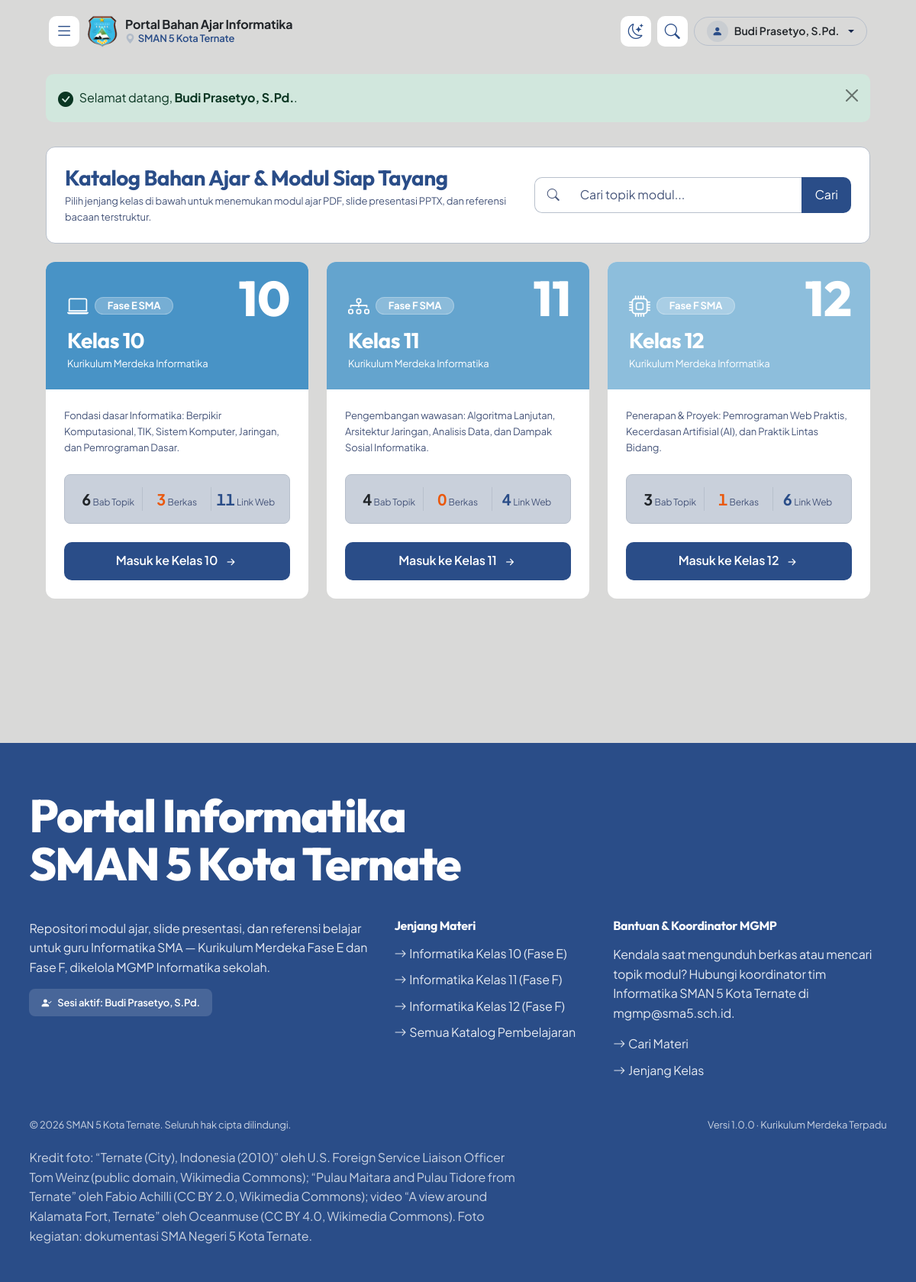
Page /guru/index.php (signed in) on the committed database.
### tables this page shows
CREATE TABLE `users` (
  `id` INT AUTO_INCREMENT PRIMARY KEY,
  `nama` VARCHAR(100) NOT NULL,
  `email` VARCHAR(100) NOT NULL UNIQUE,
  `password` VARCHAR(255) NOT NULL,
  `role` ENUM('admin','guru') NOT NULL DEFAULT 'guru',
  `status` ENUM('aktif','pending') NOT NULL DEFAULT 'aktif',
  `created_at` DATETIME DEFAULT CURRENT_TIMESTAMP
);

CREATE TABLE `kelas` (
  `id` INT AUTO_INCREMENT PRIMARY KEY,
  `nama_kelas` VARCHAR(20) NOT NULL,
  `tingkat` INT NOT NULL,
  `deskripsi` VARCHAR(255) DEFAULT NULL
);

### includes/config.php (called while the page is built, shortened)
<?php
function base_url($path = '') {
    $p = ltrim(str_replace('\\', '/', $path), '/');
    return BASE_PATH . '/' . $p;
}

### guru/index.php (the view, shortened to what this page needs)
<?php
require_once __DIR__ . '/../includes/config.php';
require_once __DIR__ . '/../includes/db.php';
require_once __DIR__ . '/../includes/functions.php';
require_login();
$active_menu = 'katalog';
$stmtKelas = $pdo->query("
    SELECT k.*,
           COUNT(DISTINCT t.id) as total_topik,
           COUNT(DISTINCT f.id) as total_file,
           COUNT(DISTINCT r.id) as total_referensi
    FROM kelas k
    LEFT JOIN topik t ON k.id = t.kelas_id
    LEFT JOIN file_materi f ON t.id = f.topik_id
    LEFT JOIN referensi r ON t.id = r.topik_id
    GROUP BY k.id
    ORDER BY k.tingkat ASC
");
$daftarKelas = $stmtKelas->fetchAll();
require_once __DIR__ . '/../includes/header.php';
?>
<div class="container pt-3 pb-4">
    <div class="card card-modern p-4 mb-4 bg-white anim-reveal" style="border-radius: var(--radius-lg); border: 1px solid var(--border-subtle);">
        <div class="row align-items-center gy-3">
            <div class="col-md-7">
                <h3 class="fw-bold mb-1" style="color: var(--color-primary);">
                    Katalog Bahan Ajar & Modul Siap Tayang
                </h3>
                <p class="text-muted small mb-0">
                    Pilih jenjang kelas di bawah untuk menemukan modul ajar PDF, slide presentasi PPTX, dan referensi bacaan terstruktur.
                </p>
            </div>
            <div class="col-md-5">
                <form action="<?= base_url('guru/search.php') ?>" method="GET">
                    <div class="input-group input-group-pill">
                        <span class="input-group-text bg-white border-end-0 text-muted ps-3">
                            <i class="bi bi-search"></i>
                        </span>
                        <input type="text" name="q" class="form-control border-start-0 border-end-0" placeholder="Cari topik modul..." required>
                        <button class="btn btn-pill-primary px-3" type="submit">
                            Cari
                        </button>
                    </div>
                </form>
            </div>
        </div>
    </div>
    <div class="row g-4 mb-5">
        <?php
        $header_classes = [
            10 => 'card-header-kelas-10',
            11 => 'card-header-kelas-11',
            12 => 'card-header-kelas-12'
        ];
            $icons = [
                10 => 'bi-laptop',
                11 => 'bi-diagram-3',
                12 => 'bi-cpu'
            ];
            $indexKartu = 0;
            foreach ($daftarKelas as $kls):
                $tingkat = $kls['tingkat'];
                $header_class = $header_classes[$tingkat] ?? 'card-header-kelas-10';
                $icon = $icons[$tingkat] ?? 'bi-book';
                $delayKartu = round($indexKartu * 0.15, 2);
                $indexKartu++;
            ?>
        <div class="col-lg-4 col-md-6">
            <div class="card card-kelas h-100 anim-reveal" style="--d: <?= $delayKartu ?>s;">
                <div class="card-header-gradient <?= $header_class ?>">
                    <span class="kelas-number-watermark"><?= $tingkat ?></span>
                    <div class="d-flex align-items-center gap-2 mb-2">
                        <i class="bi <?= $icon ?> fs-3 text-white"></i>
                        <span class="badge bg-white bg-opacity-25 rounded-pill px-3 py-1 text-white border border-white border-opacity-25 small">
                            Fase <?= $tingkat == 10 ? 'E' : 'F' ?> SMA
                        </span>
                    </div>
                    <h3 class="fw-bold mb-1 text-white"><?= e($kls['nama_kelas']) ?></h3>
                    <p class="small text-white text-opacity-90 mb-0">Kurikulum Merdeka Informatika</p>
                </div>
                <div class="card-body p-4 d-flex flex-column justify-content-between">
                    <div>
                        <p class="text-muted small mb-4" style="line-height: 1.6; min-height: 3.6em;">
                            <?= e($kls['deskripsi'] ?? 'Materi bahan ajar yang terstruktur dan siap digunakan.') ?>
                        </p>
                        <div class="p-3 rounded-3 mb-4" style="background: var(--color-ice); border: 1px solid var(--border-subtle);">
                                <div class="row text-center g-2">
                                    <div class="col-4 border-end" style="border-color: var(--border-subtle) !important;">
                                        <div class="fw-bold fs-5 text-dark counter-value" data-count="<?= (int) $kls['total_topik'] ?>"><?= $kls['total_topik'] ?></div>
                                        <small class="text-muted" style="font-size: 0.75rem;">Bab Topik</small>
                                    </div>
                                    <div class="col-4 border-end" style="border-color: var(--border-subtle) !important;">
                                        <div class="fw-bold fs-5 counter-value" data-count="<?= (int) $kls['total_file'] ?>" style="color: #ea580c;"><?= $kls['total_file'] ?></div>
                                        <small class="text-muted" style="font-size: 0.75rem;">Berkas</small>
                                    </div>
                                    <div class="col-4">
                                        <div class="fw-bold fs-5 counter-value" data-count="<?= (int) $kls['total_referensi'] ?>" style="color: var(--color-primary);"><?= $kls['total_referensi'] ?></div>
                                        <small class="text-muted" style="font-size: 0.75rem;">Link Web</small>
                                    </div>
                                </div>
                        </div>
                    </div>
                    <a href="<?= base_url('guru/kelas.php?tingkat=' . $tingkat) ?>" class="btn-pill btn-pill-primary w-100 justify-content-between">
                        <span>Masuk ke <?= e($kls['nama_kelas']) ?></span>
                        <i class="bi bi-arrow-right-short fs-5"></i>
                    </a>
                </div>
            </div>
        </div>
        <?php endforeach; ?>
    </div>
</div>
<?php require_once __DIR__ . '/../includes/footer.php'; ?>

### includes/header.php (shortened to what this page needs)
<?php
require_once __DIR__ . '/config.php';
require_once __DIR__ . '/db.php';
require_once __DIR__ . '/functions.php';
$current_script = str_replace('\\', '/', $_SERVER['SCRIPT_NAME'] ?? '');
$on_landing = (bool) preg_match('~/index\.php$~', $current_script)
    && !preg_match('~/(guru|admin|auth|includes)/~', $current_script);
$current_user = current_user();
    ?>
<!DOCTYPE html>
<html lang="id">
<head>
    <link href="https://cdn.jsdelivr.net/npm/bootstrap@5.3.3/dist/css/bootstrap.min.css" rel="stylesheet">
    <link rel="stylesheet" href="https://cdn.jsdelivr.net/npm/bootstrap-icons@1.11.3/font/bootstrap-icons.min.css">
    <link rel="stylesheet" href="<?= base_url('assets/css/style.css') ?>?v=<?= @filemtime(__DIR__ . '/../assets/css/style.css') ?>">
</head>
<body class="<?= is_logged_in() ? 'has-sidebar sidebar-collapsed' : '' ?><?= $on_landing ? ' landing' : '' ?>">
    <div class="app-main-wrap">
    <nav class="navbar navbar-expand-lg navbar-custom sticky-top">
        <div class="container-fluid px-xl-5 px-lg-4 px-3">
            <?php if (is_logged_in()): ?>
            <button class="sidebar-toggle me-2" type="button" aria-label="Buka atau tutup menu sidebar">
                <i class="bi bi-list"></i>
            </button>
            <?php endif; ?>
            <a class="navbar-brand navbar-brand-main d-flex align-items-center gap-2 me-lg-4 text-decoration-none" href="<?= base_url('index.php') ?>">
                <div class="brand-icon-box flex-shrink-0" style="background:transparent;">
                    <img src="<?= base_url('assets/img/logo-sman5.png') ?>" alt="Logo SMAN 5" style="width:100%;height:100%;object-fit:contain;">
                </div>
                <div class="d-flex flex-column lh-1 min-width-0">
                    <span class="fs-6 fw-bold text-dark text-nowrap" style="font-size: 0.95rem;">Portal Bahan Ajar Informatika</span>
                    <small class="fw-semibold text-nowrap mt-1 d-none d-sm-block" style="font-size: 0.8125rem; color: var(--color-primary);">
                        <i class="bi bi-geo-alt-fill me-1" style="color: var(--color-accent);"></i>SMAN 5 Kota Ternate
                    </small>
                </div>
            </a>
            <div class="nav-actions d-flex align-items-center gap-2 ms-auto">
                    <button class="nav-icon-btn theme-toggle" type="button" aria-label="Aktifkan mode gelap" title="Mode Gelap / Terang">
                        <i class="bi bi-moon-stars"></i>
                    </button>
                    <?php if (is_logged_in()): ?>
                        <a href="<?= base_url('guru/search.php') ?>" class="nav-icon-btn <?= (isset($active_menu) && $active_menu === 'pencarian') ? 'is-active' : '' ?>" title="Cari Materi" aria-label="Cari Materi">
                            <i class="bi bi-search"></i>
                        </a>
                        <div class="dropdown flex-shrink-0">
                            <button class="btn btn-white btn-sm dropdown-toggle border d-flex align-items-center gap-2 py-1 px-3 text-nowrap" type="button" data-bs-toggle="dropdown" aria-expanded="false" style="border-radius: var(--radius-pill); border-color: var(--border-subtle) !important;">
                                <div class="rounded-circle d-flex align-items-center justify-content-center flex-shrink-0" style="width:28px; height:28px; background-color: var(--color-accent-soft); color: var(--color-primary);">
                                    <i class="bi bi-person-fill"></i>
                                </div>
                                <span class="fw-semibold text-dark text-truncate nav-user-name" style="max-width: 150px;"><?= e($current_user['nama']) ?></span>
                            </button>
                        </div>
                    <?php endif; ?>
                </div>
        </div>
    </nav>
    <div class="app-shell px-xl-5 px-lg-4 px-3">
        <div class="app-content">
            <?php $flash_html = render_flash(); if ($flash_html): ?>
            <div class="container mt-3">
                <?= $flash_html ?>
            </div>
            <?php endif; ?>
            <main>

### includes/footer.php (shortened to what this page needs)
    </main>
        </div>
    </div>
    <footer class="footer-custom">
        <h2 class="footer-name">Portal Informatika<br>SMAN 5 Kota Ternate</h2>
        <div class="row gy-4">
            <div class="col-lg-5 col-md-6">
                <p class="footer-lead mb-3">
                    Repositori modul ajar, slide presentasi, dan referensi belajar untuk
                    guru Informatika SMA &mdash; Kurikulum Merdeka Fase E dan Fase F,
                    dikelola MGMP Informatika sekolah.
                </p>
                <?php if (is_logged_in()): ?>
                    <span class="footer-session">
                        <i class="bi bi-person-check-fill"></i>
                        Sesi aktif: <?= e(current_user()['nama']) ?>
                    </span>
                <?php else: ?>
                    <a href="<?= base_url('auth/login.php') ?>" class="footer-session">
                        <i class="bi bi-box-arrow-in-right"></i> Masuk Akun Guru
                    </a>
                <?php endif; ?>
            </div>
            <?php if (is_logged_in()): ?>
            <div class="col-lg-3 col-md-6">
                <h6>Jenjang Materi</h6>
                <ul class="footer-links">
                    <li><a href="<?= base_url('guru/kelas.php?tingkat=10') ?>"><i class="bi bi-arrow-right me-1"></i>Informatika Kelas 10 (Fase E)</a></li>
                    <li><a href="<?= base_url('guru/kelas.php?tingkat=11') ?>"><i class="bi bi-arrow-right me-1"></i>Informatika Kelas 11 (Fase F)</a></li>
                    <li><a href="<?= base_url('guru/kelas.php?tingkat=12') ?>"><i class="bi bi-arrow-right me-1"></i>Informatika Kelas 12 (Fase F)</a></li>
                    <li><a href="<?= base_url('guru/index.php') ?>"><i class="bi bi-arrow-right me-1"></i>Semua Katalog Pembelajaran</a></li>
                </ul>
            </div>
            <?php endif; ?>
            <div class="<?= is_logged_in() ? 'col-lg-4' : 'col-lg-7' ?> col-md-12">
                <h6>Bantuan &amp; Koordinator MGMP</h6>
                <p class="mb-3">
                    Kendala saat mengunduh berkas atau mencari topik modul? Hubungi
                    koordinator tim Informatika <?= APP_SCHOOL ?> di
                    <a href="mailto:mgmp@sma5.sch.id">mgmp@sma5.sch.id</a>.
                </p>
                <ul class="footer-links">
                    <li><a href="<?= base_url('guru/search.php') ?>"><i class="bi bi-arrow-right me-1"></i>Cari Materi</a></li>
                    <li><a href="<?= base_url('index.php') ?>#katalog-kelas"><i class="bi bi-arrow-right me-1"></i>Jenjang Kelas</a></li>
                </ul>
            </div>
        </div>
        <div class="footer-meta">
            <div>&copy; <?= date('Y') ?> <?= APP_SCHOOL ?>. Seluruh hak cipta dilindungi.</div>
            <div>Versi <?= APP_VERSION ?> &middot; Kurikulum Merdeka Terpadu</div>
        </div>
        <p class="footer-credits">
            Kredit foto: &ldquo;Ternate (City), Indonesia (2010)&rdquo; oleh U.S. Foreign Service
            Liaison Officer Tom Weinz (public domain, Wikimedia Commons); &ldquo;Pulau Maitara and
            Pulau Tidore from Ternate&rdquo; oleh Fabio Achilli (CC BY 2.0, Wikimedia Commons);
            video &ldquo;A view around Kalamata Fort, Ternate&rdquo; oleh Oceanmuse (CC BY 4.0,
            Wikimedia Commons). Foto kegiatan: dokumentasi SMA Negeri 5 Kota Ternate.
        </p>
    </footer>
    </div>
</body>
</html>

### rows in the picture
users: nama "Budi Prasetyo, S.Pd."
kelas: $delayKartu 0 (drawn), tingkat "10", shows "E", nama_kelas "Kelas 10", deskripsi "Fondasi dasar Informatika: Berpikir Komputasional, TIK, Sistem Komputer, Jaringan, dan Pemrograman Dasar.", total_topik "6", total_file "3", total_referensi "11"
kelas: $delayKartu 0.15 (drawn), tingkat "11", shows "F", nama_kelas "Kelas 11", deskripsi "Pengembangan wawasan: Algoritma Lanjutan, Arsitektur Jaringan, Analisis Data, dan Dampak Sosial Informatika.", total_topik "4", total_file "0", total_referensi "4"
kelas: $delayKartu 0.3 (drawn), tingkat "12", shows "F", nama_kelas "Kelas 12", deskripsi "Penerapan & Proyek: Pemrograman Web Praktis, Kecerdasan Artifisial (AI), dan Praktik Lintas Bidang.", total_topik "3", total_file "1", total_referensi "6"

### other values in the picture
$flash['message'] "Selamat datang, Budi Prasetyo, S.Pd. ."
APP_SCHOOL "SMAN 5 Kota Ternate"
APP_VERSION "1.0.0"
